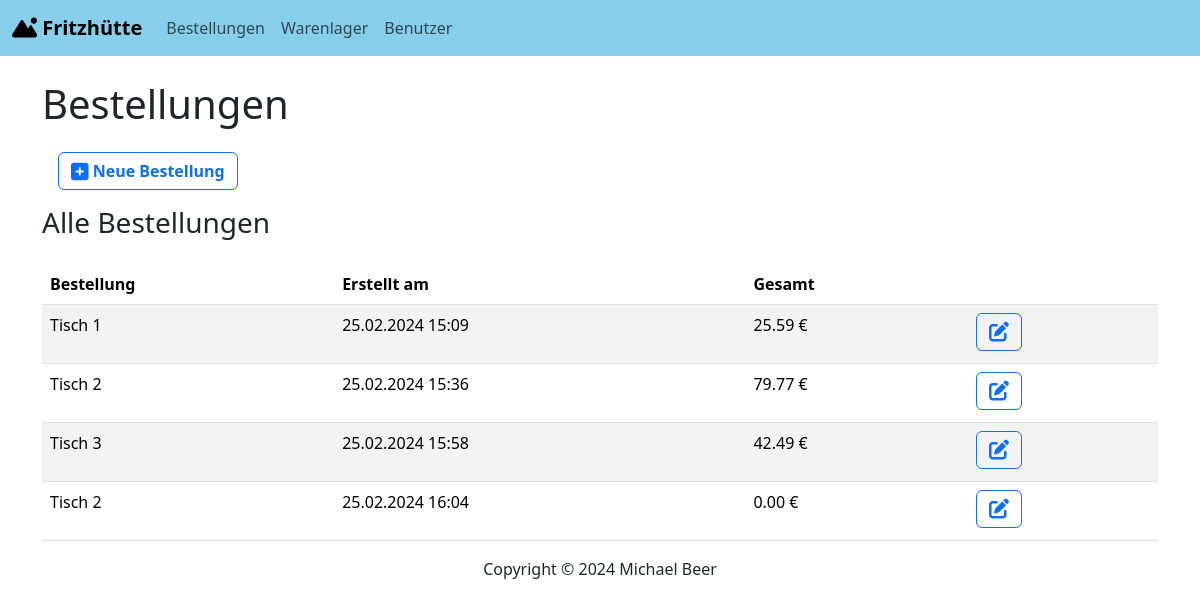
Screenshot of /orders/ with the database file from the repository.
### orders/models.py (models this page shows)
class Order(models.Model):
    table = models.ForeignKey(OrderTable, on_delete=models.CASCADE)
    items = models.ManyToManyField('OrderItem')
    total_price = models.DecimalField(max_digits=10, decimal_places=2, default=0)
    created_at = models.DateTimeField(auto_now_add=True)
    def __str__(self):
        return f'{self.table}'

class OrderTable(models.Model):
    number_of_table = models.IntegerField(unique=True)
    def __str__(self):
        return f'Tisch {self.number_of_table}'

### orders/views.py (the view)
# urls.py: path('', views.order_index, name='order_index'),
def order_index(request):
    return render(request, 'orders/index.html', {'orders': Order.objects.all()})

### orders/templates/orders/index.html (shortened to what this page needs)
{% extends "base.html" %}
{% block body %}
<div class="container mt-4">
  <div class="row">
    <div class="col-12">
      <h1>Bestellungen</h1>
      <button type="button" class="btn btn-outline-primary float-start m-3" onclick="window.location.href='{% url 'create_order' %}'">
        <i class="fa-solid fa-square-plus fa-lg"></i> <strong>Neue Bestellung</strong>
      </button>
    </div>
    {% if orders %}
        <h3 class="mb-4">Alle Bestellungen</h3>
        <div class="table-responsive">
            <table class="table table-striped table-hover">
                <thead>
                    <tr>
                        <th scope="col">Bestellung</th>
                        <th scope="col">Erstellt am</th>
                        <th scope="col">Gesamt</th>
                        <th scope="col"></th>
                    </tr>
                </thead>
                <tbody>
                    {% for order in orders %}
                        <tr>
                            <td>{{ order }}</td>
                            <td>{{ order.created_at|date:"d.m.Y H:i" }}</td>
                            <td>{{ order.total_price|floatformat:2 }} €</td>
                            <td>
                                <a class="btn btn-outline-primary me-1 mb-1" href="{% url 'view_order' order.id %}">
                                  <i class="fa-solid fa-pen-to-square fa-lg"></i>
                              </a>
                            </td>
                        </tr>
                    {% endfor %}
                </tbody>
            </table>
        </div>
    {% else %}
        <div class="alert alert-primary">Keine Bestellungen gefunden.</div>
    {% endif %}
</div>
{% endblock %}

### rows the page displays
Order: table.number_of_table "Tisch 1", created_at "25.02.2024 15:09", total_price "25.59"
Order: table.number_of_table "Tisch 2", created_at "25.02.2024 15:36", total_price "79.77"
Order: table.number_of_table "Tisch 3", created_at "25.02.2024 15:58", total_price "42.49"
Order: table.number_of_table "Tisch 2", created_at "25.02.2024 16:04", total_price "0.00"
